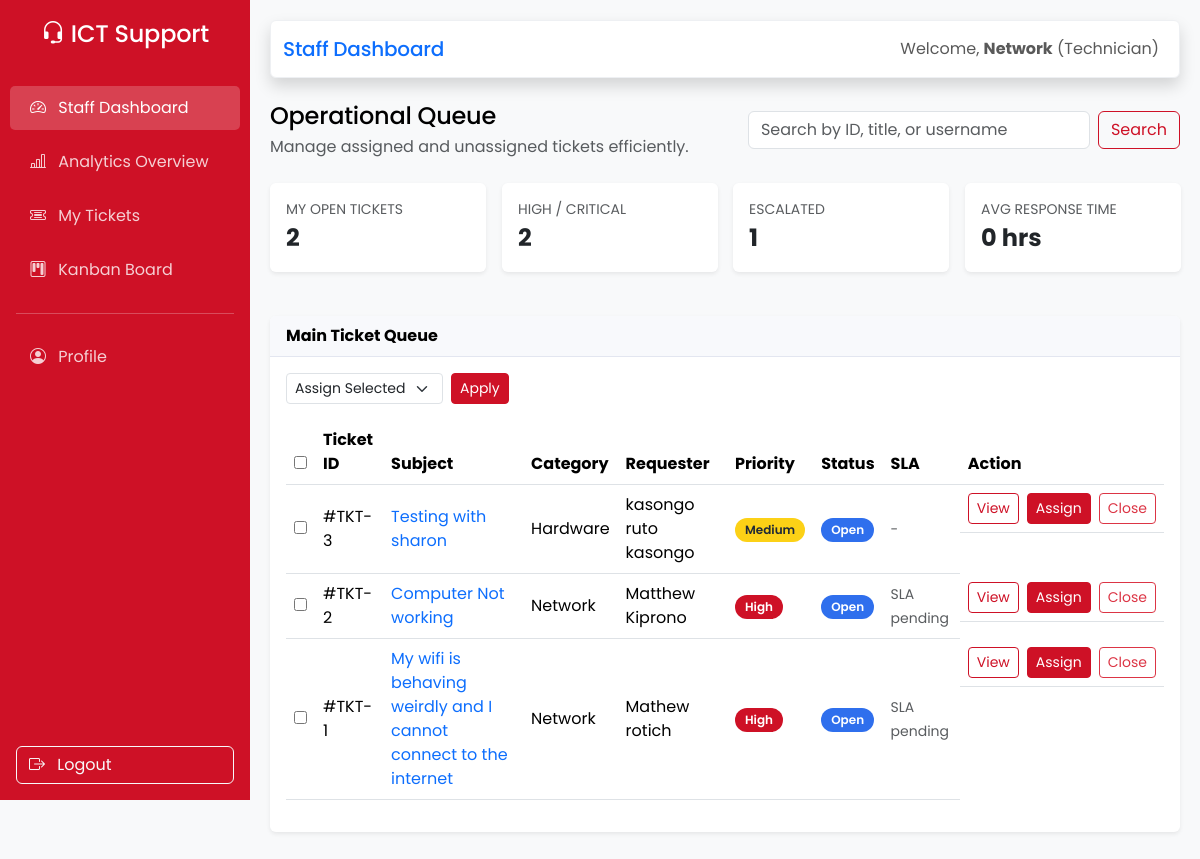
Screenshot of /dashboard/ (signed in) with the database file from the repository.
### users/models.py (models this page shows, shortened)
class User(AbstractUser):
    class Role(models.TextChoices):
        STUDENT = 'student', 'Student'
        STAFF = 'staff', 'Staff'
        TECHNICIAN = 'technician', 'Technician'
        ADMIN = 'admin', 'Admin'
    role = models.CharField(
        max_length=20,
        choices=Role.choices,
        default=Role.STUDENT,
    )
    phone = models.CharField(max_length=20, blank=True)
    department = models.CharField(max_length=100, blank=True)

### tickets/models.py (models this page shows, shortened)
class Ticket(models.Model):
    STATUS_CHOICES = (
        ('open', 'Open'),
        ('in_progress', 'In Progress'),
        ('resolved', 'Resolved'),
        ('closed', 'Closed'),
    )
    PRIORITY_CHOICES = (
        ('low', 'Low'),
        ('medium', 'Medium'),
        ('high', 'High'),
        ('critical', 'Critical'),
    )
    title = models.CharField(max_length=200)
    description = models.TextField()
    created_by = models.ForeignKey(
        settings.AUTH_USER_MODEL,
        on_delete=models.CASCADE,
        related_name='created_tickets'
    )
    assigned_to = models.ForeignKey(
        settings.AUTH_USER_MODEL,
        on_delete=models.SET_NULL,
        null=True,
        blank=True,
        related_name='assigned_tickets'
    )
    is_escalated = models.BooleanField(default=False)
    status = models.CharField(max_length=20, choices=STATUS_CHOICES, default='open')
    priority = models.CharField(max_length=20, choices=PRIORITY_CHOICES, default='medium')
    category = models.ForeignKey(
        Category,
        on_delete=models.SET_NULL,
        null=True,
        blank=True,
        related_name='tickets'
    )
    created_at = models.DateTimeField(auto_now_add=True)
    updated_at = models.DateTimeField(auto_now=True)
    closed_at = models.DateTimeField(null=True, blank=True)

class Category(models.Model):
    name = models.CharField(max_length=100)
    description = models.TextField(blank=True)
    default_technician = models.ForeignKey(
        settings.AUTH_USER_MODEL,
        on_delete=models.SET_NULL,
        null=True,
        blank=True,
        related_name='default_categories'
    )
    class Meta:
        verbose_name_plural = 'Categories'

### reports/views.py (the view, shortened to what this page needs)
# urls.py: path('dashboard/', views.StaffDashboardView.as_view(), name='dashboard'),
class StaffDashboardView(LoginRequiredMixin, View):
    template_name = 'reports/staff_dashboard.html'
    def get_queryset(self, request):
        return Ticket.objects.filter(Q(assigned_to=request.user) | Q(assigned_to__isnull=True))
    def get(self, request):
        if request.user.role == 'student':
            return redirect('reports:student_dashboard')
        tickets = self.get_queryset(request)
        query = request.GET.get('q', '').strip()
        if query:
            tickets = tickets.filter(
                Q(id__icontains=query) |
                Q(title__icontains=query) |
                Q(created_by__username__icontains=query)
            )
        my_open_tickets = Ticket.objects.filter(
            assigned_to=request.user,
            status__in=['open', 'in_progress']
        ).count()
        high_priority = tickets.filter(
            priority__in=['high', 'critical'],
            status__in=['open', 'in_progress']
        ).count()
        escalated = tickets.filter(is_escalated=True, status__in=['open', 'in_progress']).count()
        closed_tickets = Ticket.objects.filter(
            assigned_to=request.user,
            closed_at__isnull=False
        )
        avg_response_time = 0
        if closed_tickets.exists():
            times = [(t.closed_at - t.created_at).total_seconds() for t in closed_tickets]
            avg_response_time = sum(times) / len(times) / 3600
        now = timezone.now()
        for ticket in tickets:
            if ticket.priority in ['high', 'critical'] and ticket.status in ['open', 'in_progress']:
                hours = 2 if ticket.priority == 'critical' else 4
                due_at = ticket.created_at + datetime.timedelta(hours=hours)
                remaining = due_at - now
                if remaining.total_seconds() <= 0:
                    ticket.sla_due = 'Overdue'
                else:
                    hours_left = int(remaining.total_seconds() // 3600)
                    minutes_left = int((remaining.total_seconds() % 3600) // 60)
                    ticket.sla_due = f"Due in {hours_left}h {minutes_left}m"
            else:
                ticket.sla_due = None
        context = {
            'tickets': tickets.order_by('-created_at'),
            'query': query,
            'my_open_tickets': my_open_tickets,
            'high_priority': high_priority,
            'escalated': escalated,
            'avg_response_time': round(avg_response_time, 1),
        }
        return render(request, self.template_name, context)

### templates/reports/staff_dashboard.html (shortened to what this page needs)
{% extends 'base.html' %}
{% block page_title %}Staff Dashboard{% endblock %}
{% block content %}
<div class="d-flex flex-column flex-lg-row justify-content-between align-items-lg-center gap-3 mb-4">
    <div>
        <h4 class="mb-1">Operational Queue</h4>
        <p class="text-muted mb-0">Manage assigned and unassigned tickets efficiently.</p>
    </div>
    <form class="d-flex" method="get" role="search" aria-label="Search tickets">
        <input class="form-control me-2" type="search" placeholder="Search by ID, title, or username" name="q"
            value="{{ query }}">
        <button class="btn btn-outline-primary" type="submit">Search</button>
    </form>
</div>
<div class="row g-3 mb-4">
    <div class="col-md-6 col-xl-3">
        <div class="card shadow-sm">
            <div class="card-body">
                <div class="text-muted text-uppercase small">My Open Tickets</div>
                <div class="fs-4 fw-bold">{{ my_open_tickets }}</div>
            </div>
        </div>
    </div>
    <div class="col-md-6 col-xl-3">
        <div class="card shadow-sm">
            <div class="card-body">
                <div class="text-muted text-uppercase small">High / Critical</div>
                <div class="fs-4 fw-bold">{{ high_priority }}</div>
            </div>
        </div>
    </div>
    <div class="col-md-6 col-xl-3">
        <div class="card shadow-sm">
            <div class="card-body">
                <div class="text-muted text-uppercase small">Escalated</div>
                <div class="fs-4 fw-bold">{{ escalated }}</div>
            </div>
        </div>
    </div>
    <div class="col-md-6 col-xl-3">
        <div class="card shadow-sm">
            <div class="card-body">
                <div class="text-muted text-uppercase small">Avg Response Time</div>
                <div class="fs-4 fw-bold">{{ avg_response_time }} hrs</div>
            </div>
        </div>
    </div>
</div>
<div class="card shadow-sm">
    <div class="card-header d-flex flex-column flex-md-row justify-content-between align-items-md-center gap-2">
        <div class="fw-bold">Main Ticket Queue</div>
    </div>
    <div class="card-body">
        <form method="post" id="bulkForm">
            <div class="d-flex flex-wrap gap-2 mb-3">
                <select class="form-select form-select-sm w-auto" name="bulk_action" aria-label="Bulk actions">
                    <option value="assign">Assign Selected</option>
                </select>
                <button class="btn btn-primary btn-sm" type="submit" data-loading-text="Applying...">Apply</button>
            </div>
            <div class="table-responsive" aria-live="polite">
                <table class="table table-hover align-middle d-none d-md-table">
                    <thead>
                        <tr>
                            <th scope="col"><input type="checkbox" id="selectAll"></th>
                            <th scope="col">Ticket ID</th>
                            <th scope="col">Subject</th>
                            <th scope="col">Category</th>
                            <th scope="col">Requester</th>
                            <th scope="col">Priority</th>
                            <th scope="col">Status</th>
                            <th scope="col">SLA</th>
                            <th scope="col">Action</th>
                        </tr>
                    </thead>
                    <tbody>
                        {% for ticket in tickets %}
                        <tr>
                            <td><input type="checkbox" name="selected_tickets" value="{{ ticket.id }}"></td>
                            <td>#TKT-{{ ticket.id }}</td>
                            <td>
                                <a href="{% url 'tickets:detail' ticket.id %}" class="text-decoration-none">
                                    {{ ticket.title }}
                                </a>
                            </td>
                            <td>{{ ticket.category.name|default:"Uncategorized" }}</td>
                            <td>{{ ticket.created_by.get_full_name|default:ticket.created_by.username }}</td>
                            <td>
                                {% if ticket.priority == 'critical' %}
                                <span class="badge badge-priority badge-priority-critical">Critical</span>
                                {% elif ticket.priority == 'high' %}
                                <span class="badge badge-priority badge-priority-high">High</span>
                                {% elif ticket.priority == 'medium' %}
                                <span class="badge badge-priority badge-priority-medium">Medium</span>
                                {% else %}
                                <span class="badge badge-priority badge-priority-low">Low</span>
                                {% endif %}
                            </td>
                            <td>
                                <span class="badge badge-status status-{{ ticket.status }}">{{ ticket.get_status_display }}</span>
                            </td>
                            <td>
                                {% if ticket.sla_due %}
                                <span class="small text-muted">{{ ticket.sla_due }}</span>
                                {% elif ticket.priority == 'high' or ticket.priority == 'critical' %}
                                <span class="small text-muted">SLA pending</span>
                                {% else %}
                                <span class="small text-muted">-</span>
                                {% endif %}
                            </td>
                            <td class="d-flex gap-2">
                                <a class="btn btn-sm btn-outline-primary" href="{% url 'tickets:detail' ticket.id %}">View</a>
                                <button class="btn btn-sm btn-primary" type="button"
                                    onclick="submitTicketAction({{ ticket.id }}, 'assign')">
                                    Assign
                                </button>
                                <button class="btn btn-sm btn-outline-danger" type="button"
                                    onclick="submitTicketAction({{ ticket.id }}, 'close')">
                                    Close
                                </button>
                            </td>
                        </tr>
                        {% endfor %}
                    </tbody>
                </table>
            </div>
        </form>
    </div>
</div>
{% endblock %}

### templates/base.html (shortened to what this page needs)
<!DOCTYPE html>
<html lang="en">
<head>
    <link href="https://cdn.jsdelivr.net/npm/bootstrap@5.3.2/dist/css/bootstrap.min.css" rel="stylesheet">
    <link rel="stylesheet" href="https://cdn.jsdelivr.net/npm/bootstrap-icons@1.11.3/font/bootstrap-icons.min.css">
</head>
<body class="{% block body_class %}{% endblock %}">
    <nav class="sidebar d-flex flex-column">
        <div class="text-center mb-4">
            <h4><i class="bi bi-headset"></i> ICT Support</h4>
        </div>
        {% if user.role == 'student' %}
        <a href="{% url 'reports:student_dashboard' %}" class="{% if request.resolver_match.url_name == 'student_dashboard' %}active{% endif %}">
            <i class="bi bi-speedometer2 me-2"></i> My Dashboard
        </a>
        {% else %}
        <a href="{% url 'reports:dashboard' %}" class="{% if request.resolver_match.url_name == 'dashboard' %}active{% endif %}">
            <i class="bi bi-speedometer2 me-2"></i> Staff Dashboard
        </a>
        <a href="{% url 'reports:overview' %}" class="{% if request.resolver_match.url_name == 'overview' %}active{% endif %}">
            <i class="bi bi-bar-chart-line me-2"></i> Analytics Overview
        </a>
        {% endif %}
        <a href="{% url 'tickets:list' %}" class="{% if 'tickets' in request.path and 'kanban' not in request.path %}active{% endif %}">
            <i class="bi bi-ticket-detailed me-2"></i> My Tickets
        </a>
        {% if user.role != 'student' %}
        <a href="{% url 'tickets:kanban' %}" class="{% if 'kanban' in request.path %}active{% endif %}">
            <i class="bi bi-kanban me-2"></i> Kanban Board
        </a>
        {% endif %}
        <hr class="mx-3 border-light">
        <a href="{% url 'users:profile' %}" class="{% if 'profile' in request.path %}active{% endif %}">
            <i class="bi bi-person-circle me-2"></i> Profile
        </a>
        <form action="{% url 'users:logout' %}" method="post" class="mt-auto mb-3 mx-3">
            <button type="submit" class="btn btn-outline-light w-100 text-start" data-loading-text="Signing out..." data-loading-spinner="false">
                <i class="bi bi-box-arrow-right me-2"></i> Logout
            </button>
        </form>
    </nav>
    <main class="main-content">
        <nav class="navbar navbar-expand navbar-light bg-white topbar mb-4 static-top shadow rounded">
            <div class="container-fluid">
                <h5 class="m-0 font-weight-bold text-primary">{% block page_title %}Dashboard{% endblock %}</h5>
                <ul class="navbar-nav ms-auto">
                    <li class="nav-item">
                        <span class="nav-link text-gray-600 small">
                            Welcome, <strong>{{ user.first_name }}</strong> ({{ user.get_role_display }})
                        </span>
                    </li>
                </ul>
            </div>
        </nav>
        {% block content %}{% endblock %}
    </main>
</body>
</html>

### templates/base.html (style rules this page uses)
:root { --brand: #ce1126; --brand-dark: #a50d1f; --accent: #fcd116; --ink: #000000; --muted: #f8f9fa; --surface: #ffffff; --ring: rgba(206, 17, 38, 0.2); }
body { font-family: "Poppins", "Segoe UI", Tahoma, Geneva, Verdana, sans-serif; background-color: var(--muted); color: var(--ink); }
h1, h2, h3, h4, h5, h6 { font-family: "Poppins", "Segoe UI", Tahoma, Geneva, Verdana, sans-serif; letter-spacing: -0.01em; }
.sidebar { height: 100vh; background-color: var(--brand); color: white; position: fixed; top: 0; left: 0; width: 250px; padding-top: 20px; transition: all 0.3s; }
.sidebar a { color: rgba(255, 255, 255, 0.8); text-decoration: none; padding: 10px 20px; display: block; margin: 5px 10px; border-radius: 5px; }
.sidebar a:hover, .sidebar a.active { background-color: rgba(255, 255, 255, 0.2); color: white; }
.main-content { margin-left: 250px; padding: 20px; }
.card { border: none; box-shadow: 0 0.15rem 1.75rem 0 rgba(58, 59, 69, 0.15); margin-bottom: 20px; }
.card-header { background-color: #f8f9fc; border-bottom: 1px solid #e3e6f0; font-weight: bold; color: var(--ink); }
.topbar { border: 1px solid #eef0f3; }
.btn-primary { background-color: var(--brand); border-color: var(--brand); color: #ffffff; }
.btn-outline-primary { color: var(--brand); border-color: var(--brand); }
.badge-status { padding: 6px 10px; border-radius: 999px; font-size: 0.75rem; font-weight: 600; }
.badge-priority { padding: 6px 10px; border-radius: 999px; font-size: 0.75rem; font-weight: 600; }
.badge-priority-critical, .badge-priority-high { background-color: #ce1126; color: #ffffff; }
.badge-priority-medium { background-color: #fcd116; color: #1f2937; }
.status-open { background-color: #2f6fed; color: white; }
.ui-animate { opacity: 0; transform: translateY(10px) scale(0.995); animation: uiEnter 0.45s ease forwards; animation-delay: var(--enter-delay, 0ms); }

### rows the page displays
User: first_name "Network", role "Technician"
Ticket: id "3", title "Testing with sharon", category.name "Hardware", created_by.get_full_name "kasongo ruto kasongo", priority "Medium", status "Open"
Ticket: id "2", title "Computer Not working", category.name "Network", created_by.get_full_name "Matthew Kiprono", priority "High", status "Open"
Ticket: id "1", title "My wifi is behaving weirdly and I cannot connect to the internet", category.name "Network", created_by.get_full_name "Mathew rotich", priority "High", status "Open"

### other values shown
{{ my_open_tickets }} "2"
{{ high_priority }} "2"
{{ escalated }} "1"
{{ avg_response_time }} "0"
